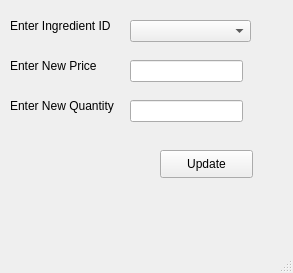
<?xml version="1.0" encoding="UTF-8"?>
<ui version="4.0">
 <class>MainWindow</class>
 <widget class="QMainWindow" name="MainWindow">
  <property name="geometry">
   <rect>
    <x>0</x>
    <y>0</y>
    <width>293</width>
    <height>273</height>
   </rect>
  </property>
  <property name="windowTitle">
   <string>MainWindow</string>
  </property>
  <widget class="QWidget" name="centralwidget">
   <widget class="QLabel" name="label">
    <property name="geometry">
     <rect>
      <x>10</x>
      <y>10</y>
      <width>121</width>
      <height>31</height>
     </rect>
    </property>
    <property name="text">
     <string>Enter Ingredient ID</string>
    </property>
   </widget>
   <widget class="QLabel" name="label_2">
    <property name="geometry">
     <rect>
      <x>10</x>
      <y>50</y>
      <width>121</width>
      <height>31</height>
     </rect>
    </property>
    <property name="text">
     <string>Enter New Price</string>
    </property>
   </widget>
   <widget class="QLabel" name="label_3">
    <property name="geometry">
     <rect>
      <x>10</x>
      <y>90</y>
      <width>121</width>
      <height>31</height>
     </rect>
    </property>
    <property name="text">
     <string>Enter New Quantity</string>
    </property>
   </widget>
   <widget class="QLineEdit" name="NewPrice">
    <property name="geometry">
     <rect>
      <x>130</x>
      <y>60</y>
      <width>113</width>
      <height>22</height>
     </rect>
    </property>
   </widget>
   <widget class="QLineEdit" name="NewQuantity">
    <property name="geometry">
     <rect>
      <x>130</x>
      <y>100</y>
      <width>113</width>
      <height>22</height>
     </rect>
    </property>
   </widget>
   <widget class="QPushButton" name="Update">
    <property name="geometry">
     <rect>
      <x>160</x>
      <y>150</y>
      <width>93</width>
      <height>28</height>
     </rect>
    </property>
    <property name="text">
     <string>Update</string>
    </property>
   </widget>
   <widget class="QComboBox" name="IngredientID">
    <property name="geometry">
     <rect>
      <x>130</x>
      <y>20</y>
      <width>121</width>
      <height>22</height>
     </rect>
    </property>
   </widget>
  </widget>
  <widget class="QMenuBar" name="menubar">
   <property name="geometry">
    <rect>
     <x>0</x>
     <y>0</y>
     <width>293</width>
     <height>26</height>
    </rect>
   </property>
  </widget>
  <widget class="QStatusBar" name="statusbar"/>
 </widget>
 <resources/>
 <connections/>
</ui>
